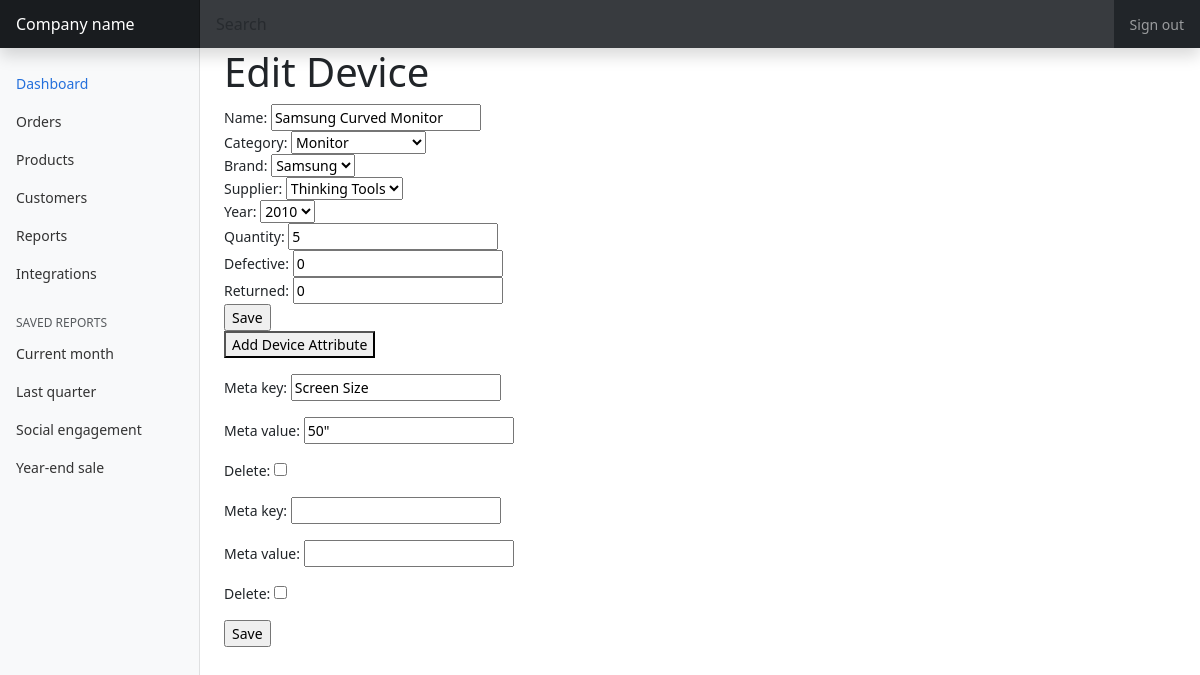
Page /devices/edit/1 (signed in) on the earlier database version.
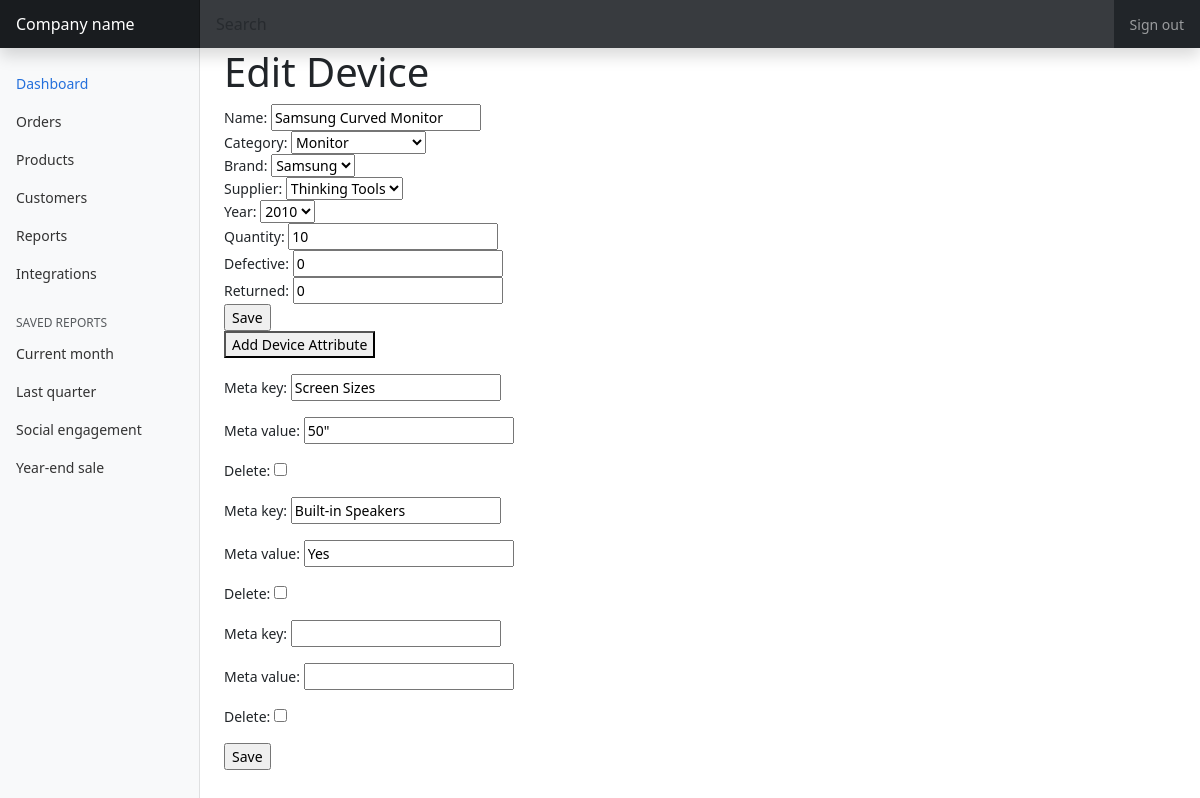
Same page on the later database version.
### inventory/models.py (models this page shows, shortened)
class Device(models.Model):
    name = models.CharField(max_length=255)
    category = models.ForeignKey(Category, null=True, on_delete=models.SET_NULL)
    brand = models.ForeignKey(Brand, null=True, on_delete=models.SET_NULL)
    supplier = models.ForeignKey(Supplier, null=True, on_delete=models.SET_NULL)
    year = models.IntegerField(null=True, validators=[MinValueValidator(2010), max_value_current_year])
    quantity = models.IntegerField(default=0)
    defective = models.IntegerField(default=0)
    returned = models.IntegerField(default=0)
    created = models.DateTimeField(auto_now_add=True)
    updated = models.DateTimeField(auto_now=True)

### inventory/views/device.py (the view, shortened to what this page needs)
# urls.py: path('devices/edit/<str:did>', device.edit_device, name="edit_device"),
@login_required
def edit_device(request, did=None):
    title = 'Edit Device'
    context = {}
    try:
        device = Device.objects.get(pk=did)
        form = DeviceForm(request.POST or None, instance=device)
        formset = DeviceMetaFormSet(request.POST or None, queryset=DeviceMeta.objects.filter(device=device))
        context = {'form': form, 'formset': formset, 'device': device, 'title': title}
    except Device.DoesNotExist:
        raise Http404("Device does not exist")
    return render(request, "inventory/device/device_form.html", context)

### inventory/forms.py
class DeviceForm(ModelForm):
    year = forms.TypedChoiceField(coerce=int, choices=year_choices, initial=current_year)
    class Meta:
        model = Device
        fields = '__all__'

### inventory/models.py (called while the page is built)
    def __str__(self):
        return self.name

    def __str__(self):
        return self.name

    def __str__(self):
        return self.name

### inventory/utils.py (called while the page is built)
def year_choices():
    return [(r,r) for r in range(2010, datetime.date.today().year+1)]

### inventory/templates/inventory/device/device_form.html (shortened to what this page needs)
{% extends 'main.html' %}
{% block content %}
<h1>{{ title }}</h1>
<form action="" method="POST">
    {% for field in form %}
    <div class="fieldWrapper">
        {{ field.label_tag }} {{ field }}
    </div>
    {% endfor %}
    <input type="submit" value="Save" />
</form>
<button type="button" id="add-device-attr" {% if device is None %}disabled="disabled"{% endif %}>Add Device Attribute</button></p>
{% if device != None %}
<form action="" method="POST">
    {% for form in formset %}
        {{ form.as_p }}
    {% endfor %}
    <input type="submit" value="Save" id="devicemeta-btn" />
</form>
{% endif %}
{% endblock content %}

Differences in the rows shown:
changed Device "Samsung Curved Monitor": quantity "5" → "10"
Other differences:
form field as_p: "Screen Size" → "Screen Sizes"
form field as_p: (not shown) → "Built-in Speakers"
form field as_p: (not shown) → "Yes"
new list line: "Meta key: Meta value: Delete:   ☐"
